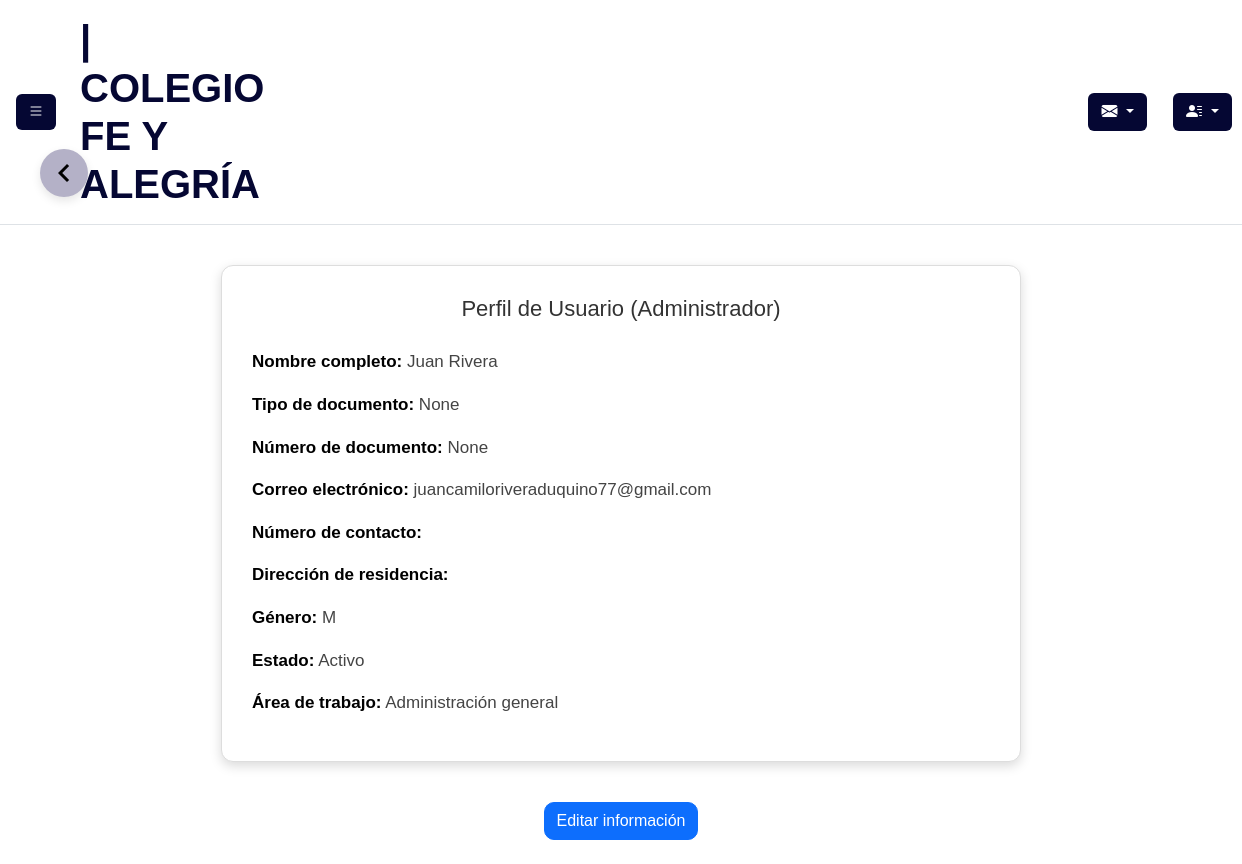
The page /perfil (signed in) on the database its author committed.
### Controladores/models.py (models this page shows, shortened)
class Usuario(UserMixin, db.Model):
    __tablename__ = "Usuario"
    ID_Usuario = db.Column(db.Integer, primary_key=True, autoincrement=True)
    Nombre = db.Column(db.String(100), nullable=False)
    Apellido = db.Column(db.String(100), nullable=False)
    Correo = db.Column(db.String(150), nullable=False, unique=True)
    Contrasena = db.Column(db.String(255), nullable=False)
    TipoDocumento = db.Column(db.String(50))
    NumeroDocumento = db.Column(db.String(50), unique=True)
    Direccion = db.Column(db.String(200))
    Telefono = db.Column(db.String(50))
    Estado = db.Column(db.Enum(*EstadoEnum, name="estado_enum"), default="Activo")
    Genero = db.Column(db.Enum(*GeneroEnum, name="genero_enum"))
    Rol = db.Column(db.Enum(*RolEnum, name="rol_enum"), nullable=False)
    notificaciones = relationship("Notificacion", back_populates="usuario", cascade="all, delete-orphan")
    acudientes = relationship("Acudiente", back_populates="usuario", foreign_keys="Acudiente.ID_Usuario", cascade="all, delete-orphan")
    como_estudiante_acudiente = relationship("Acudiente", back_populates="estudiante", foreign_keys="Acudiente.ID_Estudiante")
    cursos_dirigidos = relationship("Curso", back_populates="director", foreign_keys="Curso.DirectorGrupo")
    docentes_asignaturas = relationship("Docente_Asignatura", back_populates="docente", foreign_keys="Docente_Asignatura.ID_Docente")
    programaciones_docente = relationship("Programacion", back_populates="docente", foreign_keys="Programacion.ID_Docente")
    matriculas = relationship("Matricula", back_populates="estudiante_usuario", foreign_keys="Matricula.ID_Estudiante")
    encuestas_creadas = relationship("Encuesta", back_populates="creador", foreign_keys="Encuesta.CreadoPor")
    noticias_creadas = relationship("Noticias", back_populates="creador", foreign_keys="Noticias.CreadoPor")
    enviados_citaciones = relationship("Citaciones", back_populates="enviado_por", foreign_keys="Citaciones.EnviadoPor")
    recibidos_citaciones = relationship("Citaciones", back_populates="destinatario", foreign_keys="Citaciones.ID_Usuario")
    reportes_docente = relationship("Reporte_Notas", back_populates="docente", foreign_keys="Reporte_Notas.ID_Docente")
    materiales_didacticos = relationship("MaterialDidactico", back_populates="docente")

### app.py (the view)
@app.route("/perfil")
@login_required
def perfil():
    return render_template("perfil.html", usuario=current_user)

### app.py (called while the page is built)
@login_manager.user_loader
def load_user(user_id):
    return Usuario.query.get(int(user_id))

### templates/perfil.html (shortened to what this page needs)
<!DOCTYPE html>
<html lang="es">
<head>
  <link href="https://cdn.jsdelivr.net/npm/bootstrap@5.3.0/dist/css/bootstrap.min.css" rel="stylesheet">
  <link href="https://cdn.jsdelivr.net/npm/bootstrap-icons/font/bootstrap-icons.css" rel="stylesheet">
  <link rel="stylesheet" href="{{ url_for('static', filename='css/perfil.css') }}">
  <link rel="stylesheet" href="https://cdnjs.cloudflare.com/ajax/libs/font-awesome/6.5.0/css/all.min.css">
</head>
<body>
  <header class="d-flex align-items-center p-3 border-bottom w-100">
    <button class="btn btn-dark" type="button" data-bs-toggle="offcanvas" data-bs-target="#sidebar" aria-controls="sidebar">
      <i class="bi bi-list"></i>
    </button>
    <h2 class="titulo-header mx-4 mb-0">| COLEGIO FE Y ALEGRÍA</h2>
    <div class="dropdown ms-auto me-3">
      <button class="btn btn-edunotas position-relative dropdown-toggle" type="button" id="dropdownMenuButton" data-bs-toggle="dropdown" aria-expanded="false">
        <span class="bi bi-envelope-fill"></span>
      </button>
    </div>
    <div class="dropdown">
      <button class="btn btn-usuario dropdown-toggle" type="button" id="userMenuButton" data-bs-toggle="dropdown" aria-expanded="false">
        <span class="bi bi-person-lines-fill"></span>
      </button>
    </div>
  </header>
  <button class="back-btn" onclick="history.back()" aria-label="Volver atrás">
    <svg viewBox="0 0 24 24">
      <path d="M15.41 7.41 14 6l-6 6 6 6 1.41-1.41L10.83 12z"/>
    </svg>
  </button>
  <section class="perfil-container">
    <div class="perfil-info">
      <h2>Perfil de Usuario ({{ usuario.Rol }})</h2>
      <p><strong>Nombre completo:</strong> {{ usuario.Nombre }} {{ usuario.Apellido }}</p>
      <p><strong>Tipo de documento:</strong> {{ usuario.TipoDocumento }}</p>
      <p><strong>Número de documento:</strong> {{ usuario.NumeroDocumento }}</p>
      <p><strong>Correo electrónico:</strong> {{ usuario.Correo }}</p>
      <p><strong>Número de contacto:</strong> {{ usuario.Telefono }}</p>
      <p><strong>Dirección de residencia:</strong> {{ usuario.Direccion }}</p>
      <p><strong>Género:</strong> {{ usuario.Genero }}</p>
      <p><strong>Estado:</strong> {{ usuario.Estado }}</p>
      {% if usuario.Rol == "Estudiante" %}
        <p><strong>Curso:</strong> {{ usuario.Matricula.Curso.Nombre if usuario.Matricula and usuario.Matricula.Curso else 'No asignado' }}</p>
      {% elif usuario.Rol == "Administrador" %}
        <p><strong>Área de trabajo:</strong> {{ usuario.Area if usuario.Area else 'Administración general' }}</p>
      {% endif %}
    </div>
  </section>
<div class="text-center pb-4">
  <button class="btn btn-primary" id="editarPerfil">Editar información</button>
</div>
</body>
</html>

### static/css/perfil.css (style rules this page uses)
body { font-family: 'Trebuchet MS', sans-serif; background-repeat: no-repeat; background-position: center; background-attachment: scroll; height: 600px; }
header { background-color: rgb(255, 255, 255); color: rgb(207, 0, 0); }
.titulo-header { color: #050733ff; font-size: 40px; font-weight: bolder; font-family: 'Trebuchet MS', sans-serif; margin: 0; margin-left: 60px; }
header .btn-dark { background-color: #050733ff; border: none; }
.btn-edunotas { background-color: #050733ff; color: rgb(255, 255, 255); margin-left: 800px; }
.btn-usuario { background-color: #050733ff; color: rgb(255, 255, 255); margin-left: 10px; }
.perfil-container { max-width: 800px; margin: 40px auto; border: 1px solid #ddd; border-radius: 12px; overflow: hidden; box-shadow: 0 4px 12px rgba(0,0,0,0.15); background: #fff; }
.perfil-info { padding: 30px; line-height: 1.8; }
.perfil-info h2 { text-align: center; margin-bottom: 25px; color: #333; font-size: 22px; }
.perfil-info p { margin: 12px 0; font-size: 17px; color: #444; }
.perfil-info strong { color: #000; }
.back-btn { position: fixed; top: 20%; left: 40px; transform: translateY(-50%); background:#b4b1c7; border: none; border-radius: 50%; width: 48px; height: 48px; display: flex; align-items: center; justify-content: center; box-shadow: 0 4px 10px oklch(0% 0 0 / 0.1); cursor: pointer; transition: background 0.2s, transform 0.2s; }
.btn-primary, .btn-success { border-radius: 10px; }

### rows shown on the page
Usuario: Rol "Administrador", Nombre "Juan", Apellido "Rivera", TipoDocumento "None", NumeroDocumento "None", Correo "juancamiloriveraduquino77@gmail.com", Genero "M", Estado "Activo"

### other values the page prints
{{ usuario.Area if usuario.Area else 'Administración general' }} "Administración general"
